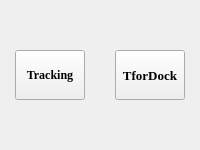
<?xml version="1.0" encoding="UTF-8"?>
<ui version="4.0">
 <class>welcome</class>
 <widget class="QWidget" name="welcome">
  <property name="geometry">
   <rect>
    <x>0</x>
    <y>0</y>
    <width>200</width>
    <height>150</height>
   </rect>
  </property>
  <property name="windowTitle">
   <string>Welcome</string>
  </property>
  <widget class="QPushButton" name="call_tracking">
   <property name="geometry">
    <rect>
     <x>15</x>
     <y>50</y>
     <width>70</width>
     <height>50</height>
    </rect>
   </property>
   <property name="font">
    <font>
     <family>Times New Roman</family>
     <pointsize>9</pointsize>
     <weight>75</weight>
     <bold>true</bold>
    </font>
   </property>
   <property name="cursor">
    <cursorShape>PointingHandCursor</cursorShape>
   </property>
   <property name="text">
    <string>Tracking</string>
   </property>
  </widget>
  <widget class="QPushButton" name="call_docking">
   <property name="geometry">
    <rect>
     <x>115</x>
     <y>50</y>
     <width>70</width>
     <height>50</height>
    </rect>
   </property>
   <property name="font">
    <font>
     <family>Times New Roman</family>
     <pointsize>10</pointsize>
     <weight>75</weight>
     <bold>true</bold>
    </font>
   </property>
   <property name="cursor">
    <cursorShape>PointingHandCursor</cursorShape>
   </property>
   <property name="text">
    <string>TforDock</string>
   </property>
  </widget>
 </widget>
 <resources/>
 <connections/>
</ui>
